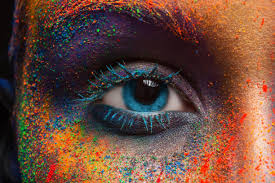
#> input picture image.jpg, 275 x 183 px
$ jupyter execute lab1.ipynb   (shell and % lines are left out)
#> lines starting #> are read from the running program, lines starting #| are printed output that depends on the picture
[cell 1]
#basic image processing

[cell 2]
import cv2

[cell 3]
img=cv2.imread("image.jpg")
#> img is the input picture: shape (183, 275, 3); mean B, G, R 59.9, 72.9, 106.2
img_gray=cv2.cvtColor(img,cv2.COLOR_BGR2GRAY)
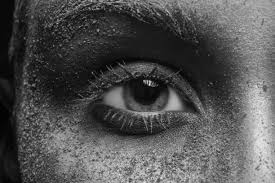
#> img_gray: shape (183, 275); min 0, max 238, mean 81.4
img_comp=255-img
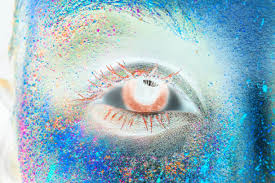
#> img_comp: shape (183, 275, 3); mean B, G, R 195.1, 182.1, 148.8

[cell 4]
cv2.imshow("image", img)
cv2.imshow("gray image", img_gray)
cv2.imshow("complement image", img_comp)

cv2.waitKey(0)
cv2.destroyAllWindows()

[cell 5]
cv2.imwrite("image_1.jpg",img)
cv2.imwrite("image_gray.jpg",img_gray)
cv2.imwrite("image_comp.jpg",img_comp)
#> Out = True
